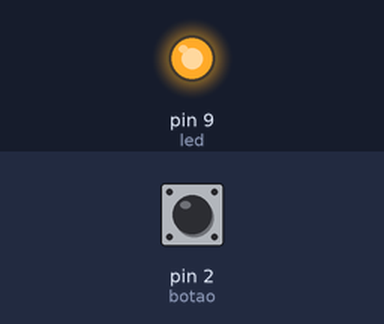
Bench run of a sketch on a simulated Arduino Uno, built with avr-gcc and run on an emulated ATmega328P. On the bench: output pins drawn as LEDs (lit = HIGH). The inputs (shaded band) are chosen by the test bench; at power-on: pin 2 (botao) HIGH.

Above: at 1.2 s.
1.3 s: pin 2 (botao) pulled LOW for 0.15 s
At 1.37 s:
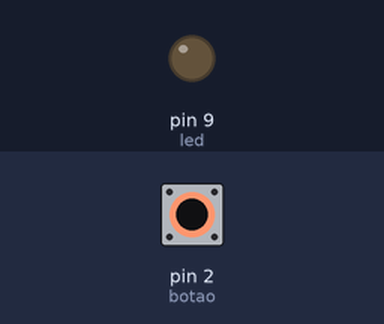
2.9 s: pin 2 (botao) pulled LOW for 3.2 s
At 7.2 s:
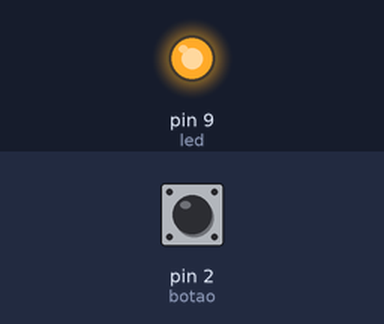
Timing chart, 0 to 8.7 s (numbered marks = the images above; inputs shaded):
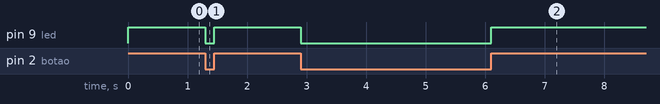

The sketch:

Experimento_Not.ino
```cpp
const int botao = 2;
const int led = 9;

void setup() {
  // Configura o botão como entrada com pull-up interno
  pinMode(botao, INPUT_PULLUP);
  // Configura o LED como saída
  pinMode(led, OUTPUT);
}

void loop() {
  int estadoBotao = digitalRead(botao);

  // Porta NOT: inverte o estado do botão para o LED
  if (estadoBotao == HIGH) {  // botão não pressionado (pull-up)
    digitalWrite(led, HIGH);  // LED aceso
  } else {                    // botão pressionado
    digitalWrite(led, LOW);   // LED apagado
  }
}
```

Measured:
- after the input at 1.3 s, pin 9 (led): HIGH → LOW at once, → HIGH 0.15 s later
- after the input at 2.9 s, pin 9 (led): HIGH → LOW at once, → HIGH 3.2 s later
